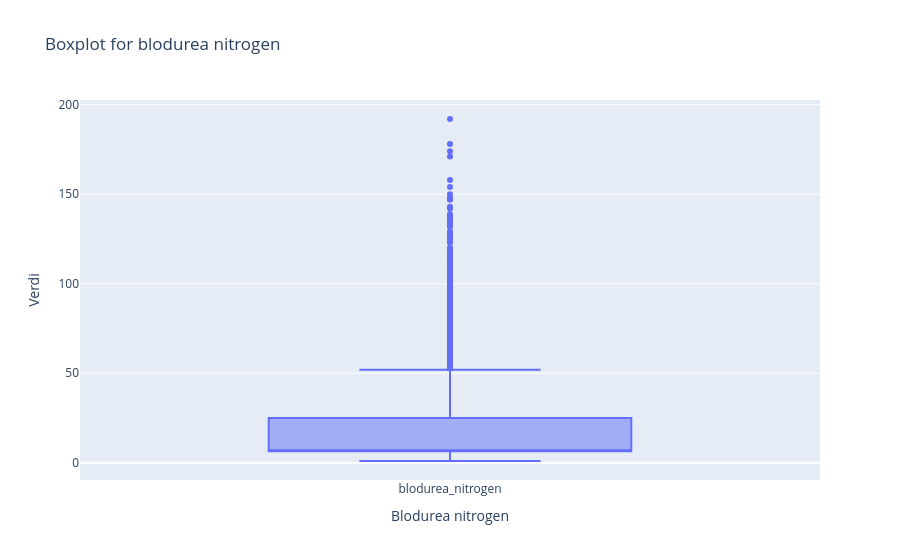
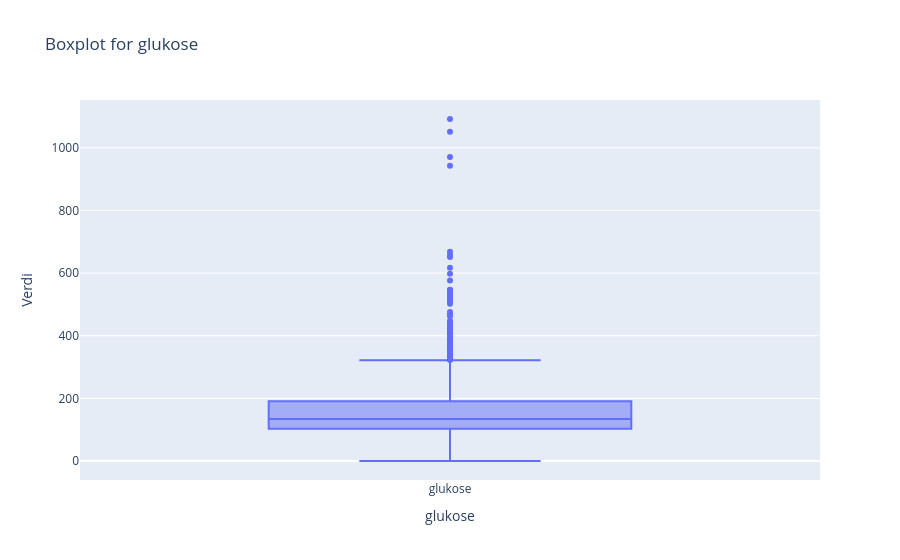

The cell these charts' notebook holds for them, in order:
### Markdown cell above
### Blodurea nitrogen og glukose

### Code cell
fig_blodurea_nitrogen = px.box(X_train['blodurea_nitrogen'], title = ('Boxplot for blodurea nitrogen'))
fig_blodurea_nitrogen.update_layout(xaxis_title='Blodurea nitrogen', yaxis_title='Verdi')
fig_blodurea_nitrogen.show()

fig_glukose= px.box(X_train['glukose'], title = ('Boxplot for glukose'))
fig_glukose.update_layout(xaxis_title='glukose', yaxis_title='Verdi')
fig_glukose.show()

### Figure 1 — Plotly figure (JSON) as saved in the notebook; plotly's stock layout.template omitted (floating-point values rounded to 4 significant figures; data arrays with more than 128 entries replaced by an {"elided": "..."} marker saying what was removed)
{"data": [{"alignmentgroup": "True", "hovertemplate": "variable=%{x}<br>value=%{y}<extra></extra>", "legendgroup": "", "marker": {"color": "#636efa"}, "name": "", "notched": false, "offsetgroup": "", "orientation": "v", "showlegend": false, "type": "box", "x": {"elided": "5410 str values"}, "x0": " ", "xaxis": "x", "y": {"elided": "5410 float values"}, "y0": " ", "yaxis": "y"}], "layout": {"boxmode": "group", "legend": {"tracegroupgap": 0}, "title": {"text": "Boxplot for blodurea nitrogen"}, "xaxis": {"anchor": "y", "domain": [0, 1], "title": {"text": "Blodurea nitrogen"}}, "yaxis": {"anchor": "x", "domain": [0, 1], "title": {"text": "Verdi"}}}}

### Figure 2 — Plotly figure (JSON) as saved in the notebook; plotly's stock layout.template omitted (floating-point values rounded to 4 significant figures; data arrays with more than 128 entries replaced by an {"elided": "..."} marker saying what was removed)
{"data": [{"alignmentgroup": "True", "hovertemplate": "variable=%{x}<br>value=%{y}<extra></extra>", "legendgroup": "", "marker": {"color": "#636efa"}, "name": "", "notched": false, "offsetgroup": "", "orientation": "v", "showlegend": false, "type": "box", "x": {"elided": "5410 str values"}, "x0": " ", "xaxis": "x", "y": {"elided": "5410 float values"}, "y0": " ", "yaxis": "y"}], "layout": {"boxmode": "group", "legend": {"tracegroupgap": 0}, "title": {"text": "Boxplot for glukose"}, "xaxis": {"anchor": "y", "domain": [0, 1], "title": {"text": "glukose"}}, "yaxis": {"anchor": "x", "domain": [0, 1], "title": {"text": "Verdi"}}}}
